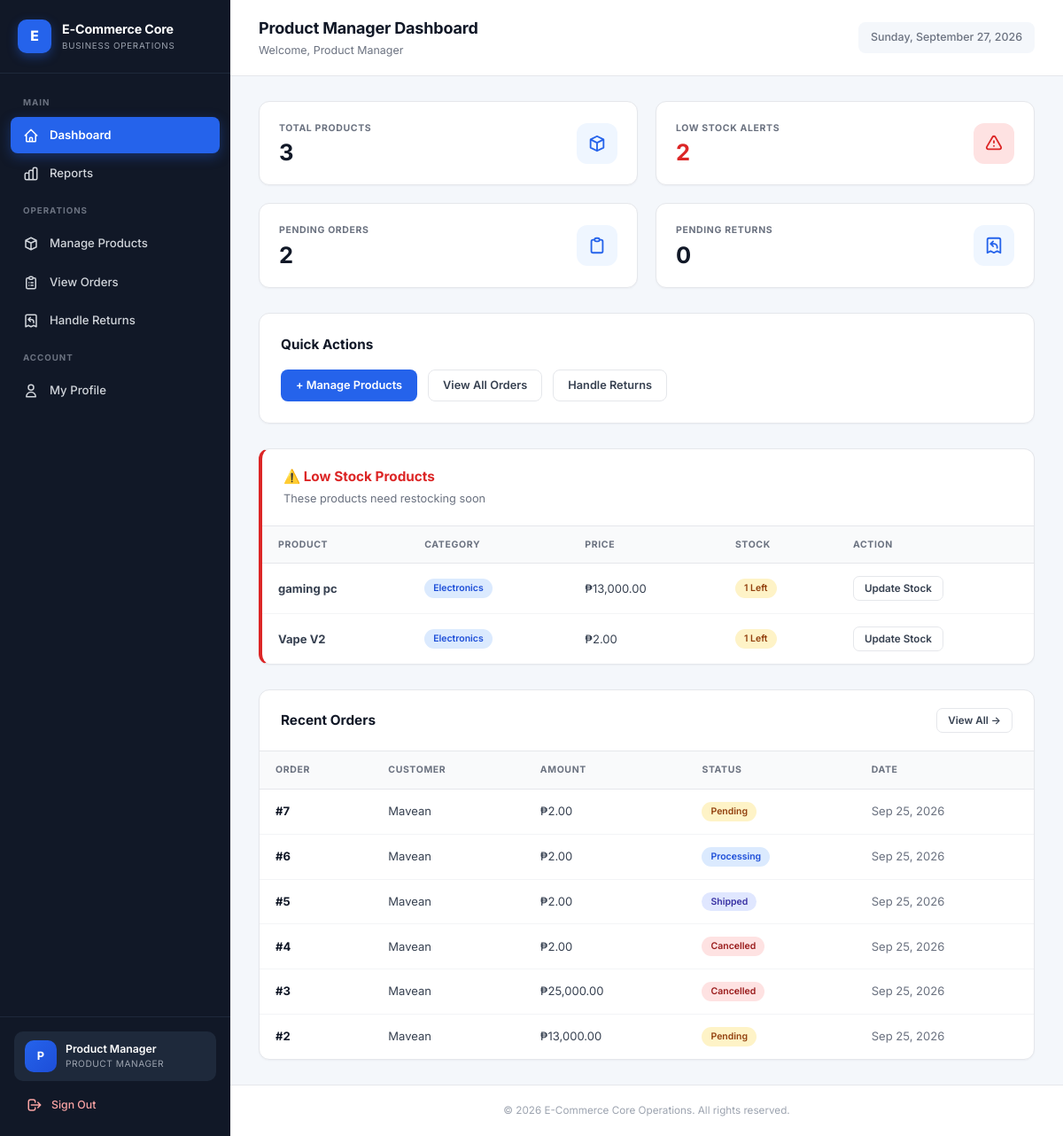
The app's page /pm_dashboard.php (signed in) with its own data.
### tables this page shows
CREATE TABLE `products` (
  `id` int(11) NOT NULL,
  `name` varchar(150) NOT NULL,
  `description` text DEFAULT NULL,
  `price` decimal(10,2) NOT NULL,
  `category` varchar(50) DEFAULT NULL,
  `stock` int(11) DEFAULT 0,
  `image_url` varchar(255) DEFAULT NULL,
  `created_at` timestamp NOT NULL DEFAULT current_timestamp()
);

CREATE TABLE `orders` (
  `id` int(11) NOT NULL,
  `order_number` varchar(20) DEFAULT NULL,
  `user_id` int(11) NOT NULL,
  `total_amount` decimal(10,2) NOT NULL,
  `status` enum('pending','processing','shipped','delivered','cancelled','returned') DEFAULT 'pending',
  `shipping_address` text DEFAULT NULL,
  `contact_phone` varchar(20) DEFAULT NULL,
  `notes` text DEFAULT NULL,
  `payment_method` varchar(50) DEFAULT 'COD',
  `delivery_option` varchar(50) DEFAULT 'standard',
  `delivery_fee` decimal(10,2) DEFAULT 0.00,
  `payment_status` enum('unpaid','pending_verification','paid','refunded') DEFAULT 'unpaid',
  `payment_reference` varchar(100) DEFAULT NULL,
  `payment_proof` varchar(255) DEFAULT NULL,
  `paid_at` datetime DEFAULT NULL,
  `created_at` timestamp NOT NULL DEFAULT current_timestamp()
);

CREATE TABLE `users` (
  `id` int(11) NOT NULL,
  `username` varchar(50) NOT NULL,
  `email` varchar(100) NOT NULL,
  `phone` varchar(20) DEFAULT NULL,
  `address` text DEFAULT NULL,
  `city` varchar(80) DEFAULT NULL,
  `province` varchar(80) DEFAULT NULL,
  `postal_code` varchar(10) DEFAULT NULL,
  `password` varchar(255) NOT NULL,
  `full_name` varchar(100) DEFAULT NULL,
  `role` enum('admin','product_manager','customer') DEFAULT 'customer',
  `status` enum('active','inactive') DEFAULT 'active',
  `email_verified` tinyint(1) DEFAULT 0,
  `profile_completed` tinyint(1) DEFAULT 0,
  `created_at` timestamp NOT NULL DEFAULT current_timestamp()
);

### includes/auth.php (called while the page is built, shortened)
<?php
if (!function_exists('baseUrl')) {
    function baseUrl($path = '') {
        $dir = str_replace('\\', '/', dirname($_SERVER['SCRIPT_NAME']));
        $dir = rtrim($dir, '/');
        $dir = preg_replace('#/(modules|api|ai|auth|admin)$#', '', $dir);
        if ($dir === '' || $dir === '.') $dir = '';
        $dir = rtrim($dir, '/') . '/';
        return $dir . ltrim($path, '/');
    }
}
if (!function_exists('e')) {
    function e($s) {
        return htmlspecialchars($s ?? '', ENT_QUOTES, 'UTF-8');
    }
}

### pm_dashboard.php (the view, shortened to what this page needs)
<?php
require_once __DIR__ . '/includes/auth.php';
require_once __DIR__ . '/config/db.php';
$totalProducts   = $pdo->query("SELECT COUNT(*) FROM products")->fetchColumn();
$lowStock        = $pdo->query("SELECT COUNT(*) FROM products WHERE stock < 10")->fetchColumn();
$pendingOrders   = $pdo->query("SELECT COUNT(*) FROM orders WHERE status = 'pending'")->fetchColumn();
$pendingReturns  = $pdo->query("SELECT COUNT(*) FROM returns WHERE status = 'pending'")->fetchColumn();
$lowStockProducts = $pdo->query("SELECT * FROM products WHERE stock < 10 ORDER BY stock ASC LIMIT 6")->fetchAll();
$recentOrders = $pdo->query("SELECT o.*, u.username FROM orders o JOIN users u ON o.user_id=u.id ORDER BY o.id DESC LIMIT 6")->fetchAll();
require_once __DIR__ . '/includes/header.php';
?>
<div class="app-layout">
    <?php require __DIR__ . '/includes/sidebar.php'; ?>
    <div class="main-wrapper">
        <header class="topbar">
            <div class="topbar-left">
                <div>
                    <h2>Product Manager Dashboard</h2>
                    <p>Welcome, <?= e($_SESSION['full_name'] ?? $_SESSION['username']) ?></p>
                </div>
            </div>
            <div class="topbar-date"><?= date('l, F j, Y') ?></div>
        </header>
        <div class="page-body">
            <div class="grid-4">
                <div class="stat-card">
                    <div class="stat-content">
                        <div class="stat-label">Total Products</div>
                        <div class="stat-value"><?= $totalProducts ?></div>
                    </div>
                    <div class="stat-icon">
                        <svg fill="none" stroke="currentColor" viewBox="0 0 24 24"><path stroke-linecap="round" stroke-linejoin="round" stroke-width="2" d="M20 7l-8-4-8 4m16 0l-8 4m8-4v10l-8 4m0-10L4 7m8 4v10M4 7v10l8 4"/></svg>
                    </div>
                </div>
                <div class="stat-card">
                    <div class="stat-content">
                        <div class="stat-label">Low Stock Alerts</div>
                        <div class="stat-value" style="color:<?= $lowStock > 0 ? '#dc2626' : '#111827' ?>;"><?= $lowStock ?></div>
                    </div>
                    <div class="stat-icon" style="<?= $lowStock > 0 ? 'background:#fee2e2;color:#dc2626;' : '' ?>">
                        <svg fill="none" stroke="currentColor" viewBox="0 0 24 24"><path stroke-linecap="round" stroke-linejoin="round" stroke-width="2" d="M12 9v2m0 4h.01m-6.938 4h13.856c1.54 0 2.502-1.667 1.732-3L13.732 4c-.77-1.333-2.694-1.333-3.464 0L3.34 16c-.77 1.333.192 3 1.732 3z"/></svg>
                    </div>
                </div>
                <div class="stat-card">
                    <div class="stat-content">
                        <div class="stat-label">Pending Orders</div>
                        <div class="stat-value"><?= $pendingOrders ?></div>
                    </div>
                    <div class="stat-icon">
                        <svg fill="none" stroke="currentColor" viewBox="0 0 24 24"><path stroke-linecap="round" stroke-linejoin="round" stroke-width="2" d="M9 5H7a2 2 0 00-2 2v12a2 2 0 002 2h10a2 2 0 002-2V7a2 2 0 00-2-2h-2M9 5a2 2 0 002 2h2a2 2 0 002-2M9 5a2 2 0 012-2h2a2 2 0 012 2"/></svg>
                    </div>
                </div>
                <div class="stat-card">
                    <div class="stat-content">
                        <div class="stat-label">Pending Returns</div>
                        <div class="stat-value"><?= $pendingReturns ?></div>
                    </div>
                    <div class="stat-icon">
                        <svg fill="none" stroke="currentColor" viewBox="0 0 24 24"><path stroke-linecap="round" stroke-linejoin="round" stroke-width="2" d="M16 15v-1a4 4 0 00-4-4H8m0 0l3 3m-3-3l3-3m9 14V5a2 2 0 00-2-2H6a2 2 0 00-2 2v16l4-2 4 2 4-2 4 2z"/></svg>
                    </div>
                </div>
            </div>
            <div class="card card-pad" style="margin-bottom:28px;">
                <h3 class="section-title" style="margin-bottom:16px;">Quick Actions</h3>
                <div style="display:flex;gap:12px;flex-wrap:wrap;">
                    <a href="<?= baseUrl('modules/products.php') ?>" class="btn btn-primary">+ Manage Products</a>
                    <a href="<?= baseUrl('modules/orders.php') ?>" class="btn btn-secondary">View All Orders</a>
                    <a href="<?= baseUrl('modules/returns.php') ?>" class="btn btn-secondary">Handle Returns</a>
                </div>
            </div>
            <?php if (!empty($lowStockProducts)): ?>
                <div class="card" style="margin-bottom:28px;border-left:4px solid #dc2626;">
                    <div style="padding:20px 24px;border-bottom:1px solid #e5e7eb;">
                        <h3 class="section-title" style="color:#dc2626;">⚠️ Low Stock Products</h3>
                        <p style="color:#6b7280;font-size:0.85rem;margin:4px 0 0;">These products need restocking soon</p>
                    </div>
                    <div class="table-wrapper">
                        <table>
                            <thead>
                                <tr><th>Product</th><th>Category</th><th>Price</th><th>Stock</th><th>Action</th></tr>
                            </thead>
                            <tbody>
                                <?php foreach ($lowStockProducts as $p): ?>
                                <tr>
                                    <td><strong><?= e($p['name']) ?></strong></td>
                                    <td><span class="badge badge-blue"><?= e($p['category']) ?></span></td>
                                    <td>₱<?= number_format($p['price'], 2) ?></td>
                                    <td><span class="badge <?= $p['stock'] == 0 ? 'badge-red' : 'badge-yellow' ?>"><?= $p['stock'] ?> left</span></td>
                                    <td><a href="<?= baseUrl('modules/products.php') ?>" class="btn btn-secondary btn-sm">Update Stock</a></td>
                                </tr>
                                <?php endforeach; ?>
                            </tbody>
                        </table>
                    </div>
                </div>
            <?php endif; ?>
            <div class="card">
                <div class="flex-between" style="padding:20px 24px;border-bottom:1px solid #e5e7eb;">
                    <h3 class="section-title">Recent Orders</h3>
                    <a href="<?= baseUrl('modules/orders.php') ?>" class="btn btn-secondary btn-sm">View All →</a>
                </div>
                <div class="table-wrapper">
                    <table>
                        <thead>
                            <tr><th>Order</th><th>Customer</th><th>Amount</th><th>Status</th><th>Date</th></tr>
                        </thead>
                        <tbody>
                            <?php if (empty($recentOrders)): ?>
                                <tr><td colspan="5" style="text-align:center;padding:32px;color:#6b7280;">No orders yet</td></tr>
                            <?php else: foreach ($recentOrders as $o):
                                $colors = ['pending'=>'badge-yellow','processing'=>'badge-blue','shipped'=>'badge-indigo','delivered'=>'badge-green','cancelled'=>'badge-red','returned'=>'badge-gray'];
                            ?>
                                <tr>
                                    <td><strong style="color:#111827;">#<?= $o['id'] ?></strong></td>
                                    <td><?= e($o['username']) ?></td>
                                    <td>₱<?= number_format($o['total_amount'], 2) ?></td>
                                    <td><span class="badge <?= $colors[$o['status']] ?? 'badge-gray' ?>"><?= e(ucfirst($o['status'])) ?></span></td>
                                    <td style="color:#6b7280;"><?= date('M j, Y', strtotime($o['created_at'])) ?></td>
                                </tr>
                            <?php endforeach; endif; ?>
                        </tbody>
                    </table>
                </div>
            </div>
        </div>
        <?php require __DIR__ . '/includes/footer.php'; ?>

### assets/css/style.css (style rules this page uses)
*, *::before, *::after { box-sizing: border-box; }
html, body { margin: 0; padding: 0; font-family: 'Inter', -apple-system, BlinkMacSystemFont, 'Segoe UI', Roboto, sans-serif; background: #f4f7fb; color: #1f2937; font-size: 15px; line-height: 1.5; -webkit-font-smoothing: antialiased; }
.app-layout { display: flex; min-height: 100vh; width: 100%; }
.main-wrapper { flex: 1; margin-left: 260px; min-height: 100vh; display: flex; flex-direction: column; width: calc(100% - 260px); min-width: 0; }
.topbar { background: #fff; border-bottom: 1px solid #e5e7eb; padding: 18px 32px; display: flex; justify-content: space-between; align-items: center; position: sticky; top: 0; z-index: 30; gap: 16px; }
.topbar-left { display: flex; align-items: center; gap: 14px; min-width: 0; flex: 1; }
.topbar-left > div { min-width: 0; }
.topbar h2 { font-size: 1.2rem; font-weight: 700; color: #111827; margin: 0; letter-spacing: -0.01em; white-space: nowrap; overflow: hidden; text-overflow: ellipsis; }
.topbar p { color: #6b7280; font-size: 0.83rem; margin: 3px 0 0; white-space: nowrap; overflow: hidden; text-overflow: ellipsis; }
.topbar-date { color: #6b7280; font-size: 0.83rem; font-weight: 500; padding: 8px 14px; background: #f4f7fb; border-radius: 8px; white-space: nowrap; }
.page-body { padding: 28px 32px; flex: 1; width: 100%; }
.card { background: #fff; border: 1px solid #e5e7eb; border-radius: 12px; box-shadow: 0 1px 2px rgba(16, 24, 40, 0.04); overflow: hidden; }
.card-pad { padding: 24px; }
.grid-4 { display: grid; grid-template-columns: repeat(4, minmax(0, 1fr)); gap: 20px; margin-bottom: 28px; }
@media (max-width: 1200px) { .grid-4 { grid-template-columns: repeat(2, minmax(0, 1fr)); } }
.stat-card { background: #fff; border: 1px solid #e5e7eb; border-radius: 12px; padding: 22px; display: flex; align-items: center; justify-content: space-between; gap: 16px; transition: all 0.2s ease; box-shadow: 0 1px 2px rgba(16, 24, 40, 0.04); min-width: 0; }
.stat-content { min-width: 0; flex: 1; }
.stat-label { color: #6b7280; font-size: 0.7rem; font-weight: 700; text-transform: uppercase; letter-spacing: 0.06em; }
.stat-value { color: #111827; font-size: 1.7rem; font-weight: 700; margin: 6px 0 0; letter-spacing: -0.02em; line-height: 1.1; white-space: nowrap; overflow: hidden; text-overflow: ellipsis; }
.stat-icon { width: 46px; height: 46px; background: #eff6ff; color: #2563eb; border-radius: 12px; display: flex; align-items: center; justify-content: center; flex-shrink: 0; }
.stat-icon svg { width: 22px; height: 22px; }
.btn { display: inline-flex; align-items: center; justify-content: center; gap: 6px; padding: 9px 16px; border-radius: 8px; font-size: 0.85rem; font-weight: 600; text-decoration: none; cursor: pointer; border: 1px solid transparent; transition: all 0.15s ease; white-space: nowrap; font-family: inherit; line-height: 1.2; }
.btn-primary { background: #2563eb; color: #fff; }
.btn-secondary { background: #fff; color: #374151; border-color: #e5e7eb; }
.btn-sm { padding: 6px 12px; font-size: 0.78rem; border-radius: 7px; }
.table-wrapper { overflow-x: auto; -webkit-overflow-scrolling: touch; }
table { width: 100%; border-collapse: collapse; font-size: 0.87rem; }
thead { background: #f9fafb; border-bottom: 1px solid #e5e7eb; }
thead th { text-align: left; padding: 13px 18px; font-size: 0.7rem; font-weight: 700; color: #6b7280; text-transform: uppercase; letter-spacing: 0.06em; white-space: nowrap; }
tbody tr { border-bottom: 1px solid #f3f4f6; transition: background 0.12s; }
tbody tr:last-child { border-bottom: none; }
tbody td { padding: 14px 18px; color: #374151; vertical-align: middle; }
.badge { display: inline-flex; align-items: center; padding: 3px 10px; border-radius: 999px; font-size: 0.7rem; font-weight: 600; text-transform: capitalize; white-space: nowrap; }
.badge-blue { background: #dbeafe; color: #1d4ed8; }
.badge-yellow { background: #fef3c7; color: #92400e; }
.badge-red { background: #fee2e2; color: #991b1b; }
.badge-indigo { background: #e0e7ff; color: #3730a3; }
.section-title { font-size: 1.02rem; font-weight: 700; color: #111827; margin: 0; }
.flex-between { display: flex; justify-content: space-between; align-items: center; }

### records on screen
products: name "gaming pc", category "Electronics", price "13,000.00", stock "1"
products: name "Vape V2", category "Electronics", price "2.00", stock "1"
orders: id "7", user.username "Mavean", total_amount "2.00", status "Pending", created_at "Sep 25, 2026"
orders: id "6", user.username "Mavean", total_amount "2.00", status "Processing", created_at "Sep 25, 2026"
orders: id "5", user.username "Mavean", total_amount "2.00", status "Shipped", created_at "Sep 25, 2026"
orders: id "4", user.username "Mavean", total_amount "2.00", status "Cancelled", created_at "Sep 25, 2026"
orders: id "3", user.username "Mavean", total_amount "25,000.00", status "Cancelled", created_at "Sep 25, 2026"
orders: id "2", user.username "Mavean", total_amount "13,000.00", status "Pending", created_at "Sep 25, 2026"

### other values on screen
$initial "P"
$_SESSION['full_name'] "Product Manager"
$role === 'product_manager' ? 'PRODUCT MANAGER' : strtoupper($role) "PRODUCT MANAGER"
$totalProducts "3"
$lowStock "2"
$pendingOrders "2"
$pendingReturns "0"
